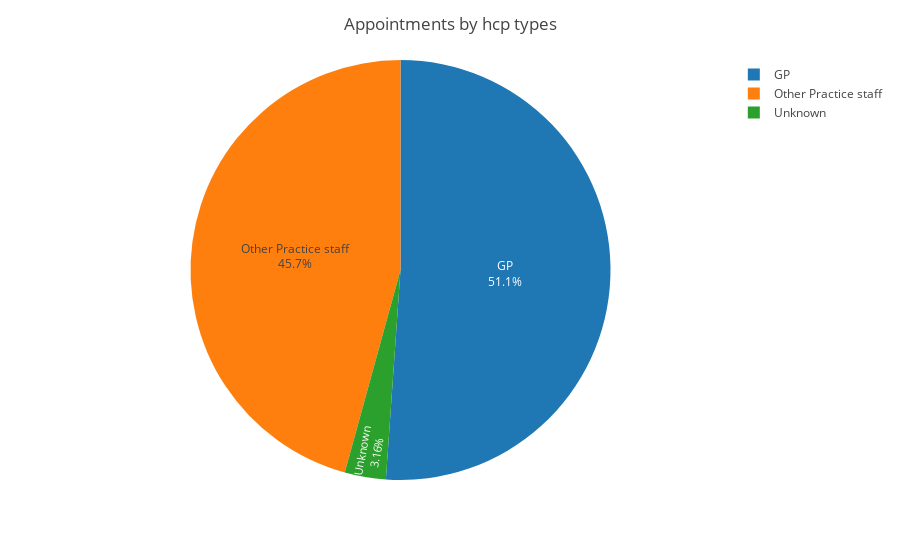

Here is the notebook cell this chart was saved with:
### Markdown cell above
## HCP types

### Code cell
data = ar.groupby(['appointment_month','hcp_type'])['count_of_appointments'].agg('sum').reset_index()

fig = px.pie(data, values='count_of_appointments', 
             names='hcp_type', template='none')
fig.update_traces(textposition='inside', textinfo='percent+label')
fig.update_xaxes(dtick="M1", tickangle=45)
fig.update_layout(title = 'Appointments by hcp types' ,
                  xaxis_title = "Month", yaxis_title = "Number of Appointments")
fig.show()

### Figure 1 — Plotly figure (JSON) as saved in the notebook; plotly's stock layout.template omitted (floating-point values rounded to 4 significant figures)
{"data": [{"domain": {"x": [0, 1], "y": [0, 1]}, "hovertemplate": "hcp_type=%{label}<br>count_of_appointments=%{value}<extra></extra>", "labels": ["GP", "Other Practice staff", "Unknown", "GP", "Other Practice staff", "Unknown", "GP", "Other Practice staff", "Unknown", "GP", "Other Practice staff", "Unknown", "GP", "Other Practice staff", "Unknown", "GP", "Other Practice staff", "Unknown", "GP", "Other Practice staff", "Unknown", "GP", "Other Practice staff", "Unknown", "GP", "Other Practice staff", "Unknown", "GP", "Other Practice staff", "Unknown", "GP", "Other Practice staff", "Unknown", "GP", "Other Practice staff", "Unknown", "GP", "Other Practice staff", "Unknown", "GP", "Other Practice staff", "Unknown", "GP", "Other Practice staff", "Unknown", "GP", "Other Practice staff", "Unknown", "GP", "Other Practice staff", "Unknown", "GP", "Other Practice staff", "Unknown", "GP", "Other Practice staff", "Unknown", "GP", "Other Practice staff", "Unknown", "GP", "Other Practice staff", "Unknown", "GP", "Other Practice staff", "Unknown", "GP", "Other Practice staff", "Unknown", "GP", "Other Practice staff", "Unknown", "GP", "Other Practice staff", "Unknown", "GP", "Other Practice staff", "Unknown", "GP", "Other Practice staff", "Unknown", "GP", "Other Practice staff", "Unknown", "GP", "Other Practice staff", "Unknown", "GP", "Other Practice staff", "Unknown"], "legendgroup": "", "name": "", "showlegend": true, "textinfo": "percent+label", "textposition": "inside", "type": "pie", "values": [14168932, 12326031, 704333, 12467976, 11002550, 634095, 12839993, 10498713, 714762, 8795939, 6704003, 507939, 8924583, 6993557, 499072, 11054065, 9047092, 589648, 11701906, 10108127, 681404, 10481447, 9037362, 631711, 13187253, 12660278, 866724, 13182629, 14150521, 968782, 12501963, 11760406, 799233, 11759814, 11021668, 754454, 11806927, 10001104, 684038, 11827794, 9894163, 677612, 14391125, 11973606, 860693, 12462924, 10635500, 781508, 12334764, 10402894, 770737, 14050148, 11866623, 867411, 13338516, 11583564, 817139, 12299022, 10797821, 755328, 14487785, 13126731, 907985, 14300751, 14942504, 1060579, 14897749, 14432800, 1074521, 12654767, 11614470, 871539, 13138050, 11705142, 792282, 12869711, 11688107, 797442, 15127227, 13528583, 939228, 11908463, 11217738, 786859, 13793934, 12823200, 878374, 12893983, 12105677, 828418]}], "layout": {"legend": {"tracegroupgap": 0}, "margin": {"t": 60}, "title": {"text": "Appointments by hcp types"}, "xaxis": {"dtick": "M1", "tickangle": 45, "title": {"text": "Month"}}, "yaxis": {"title": {"text": "Number of Appointments"}}}}
